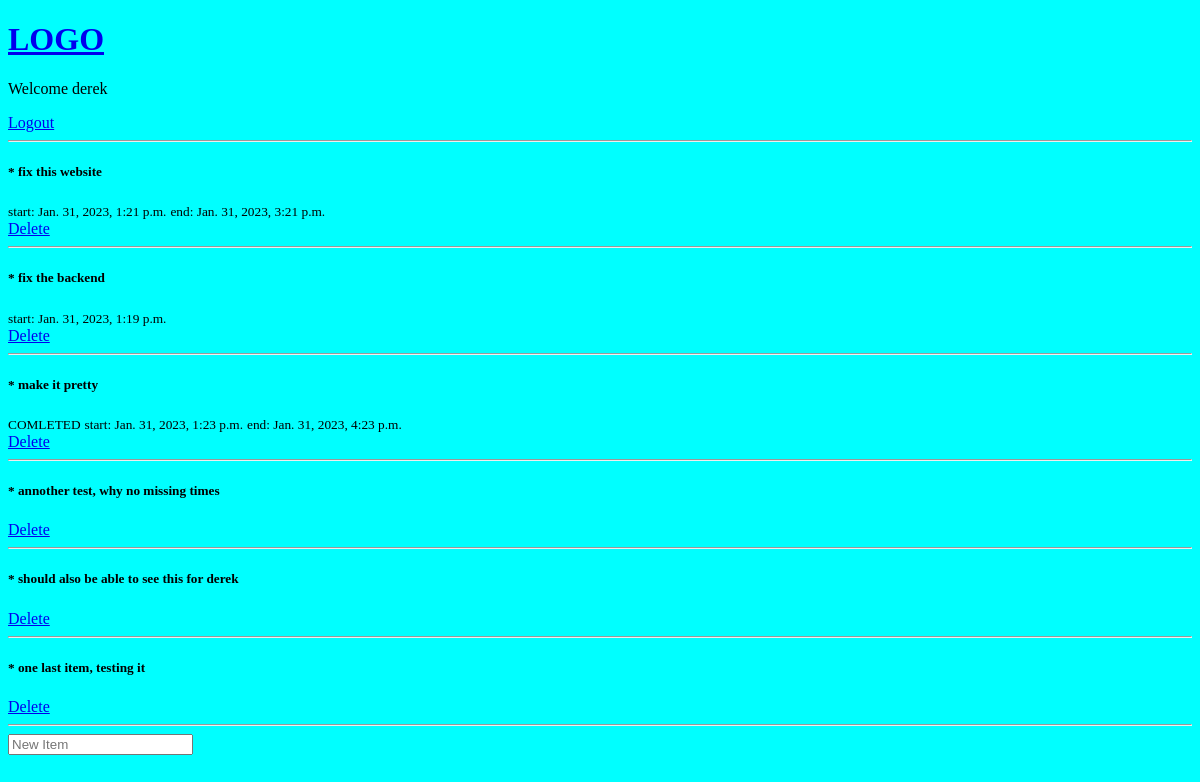
Page / (signed in) on the earlier database version.
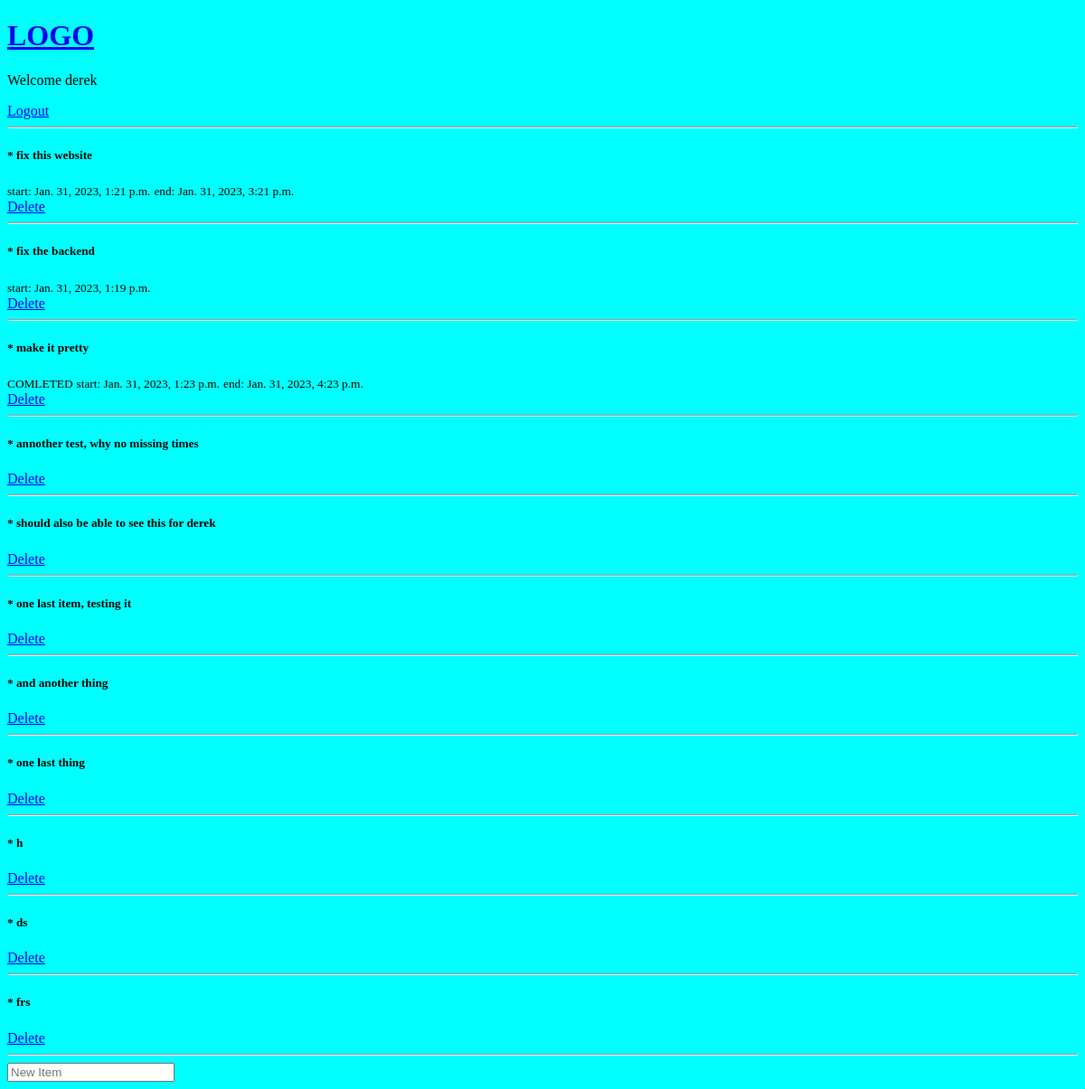
Same page on the later database version.
### main/models.py (models this page shows, shortened)
class Item(models.Model):
    toDoList = models.ForeignKey(ToDoList, on_delete=models.CASCADE, null=True)
    text = models.CharField(max_length=300, null=True, blank=True)
    complete = models.BooleanField(default=False)
    startTime = models.DateTimeField(null=True, blank=True)
    endTime = models.DateTimeField(null=True, blank=True)

### main/views.py (the view)
# urls.py: path('', views.list1, name="main"),
def list1(request):
    toDoList = ToDoList.objects.filter(user=request.user)# gets queryset of all things
    if request.method == "POST":
        item = Item.objects.create(
            toDoList = toDoList[0],
            text = request.POST.get('new_item')
        )
        return redirect('/')
    all_Items = toDoList[0].item_set.all()
    for i in range(1,len(toDoList)):
        all_Items = all_Items.union(toDoList[i].item_set.all())
    context = {'toDo': all_Items}
    return render(request, "main/list.html", context)

### main/templates/main/list.html (shortened to what this page needs)
{% extends 'main.html' %}
{% block content %}
<div>
    <div>
        {% for item in toDo %}
            <div>
                <h5>  * {{item.text}}</h5>
                {% if item.complete %}
                    <small>COMLETED</small>
                {% endif %}
                {% if item.startTime %}
                    <small>start: {{item.startTime}}</small>
                {% endif %}
                {% if item.endTime %}
                    <small>end: {{item.endTime}}</small>
                {% endif %}
                <form method = 'POST' action="">
                    <a href="{% url 'delete-item' item.text %}">Delete</a>
                </form>
                <hr>
            </div>
        {% endfor %}
    </div>
    <div>
        <form method="POST" action="">
            <input type="Text" name="new_item" placeholder="New Item"/>
        </form>
    </div>
</div>
{% endblock content %}

Differences in the rows shown:
added Item: text "and another thing"
added Item: text "one last thing"
added Item: text "h"
added Item: text "ds"
added Item: text "frs"
